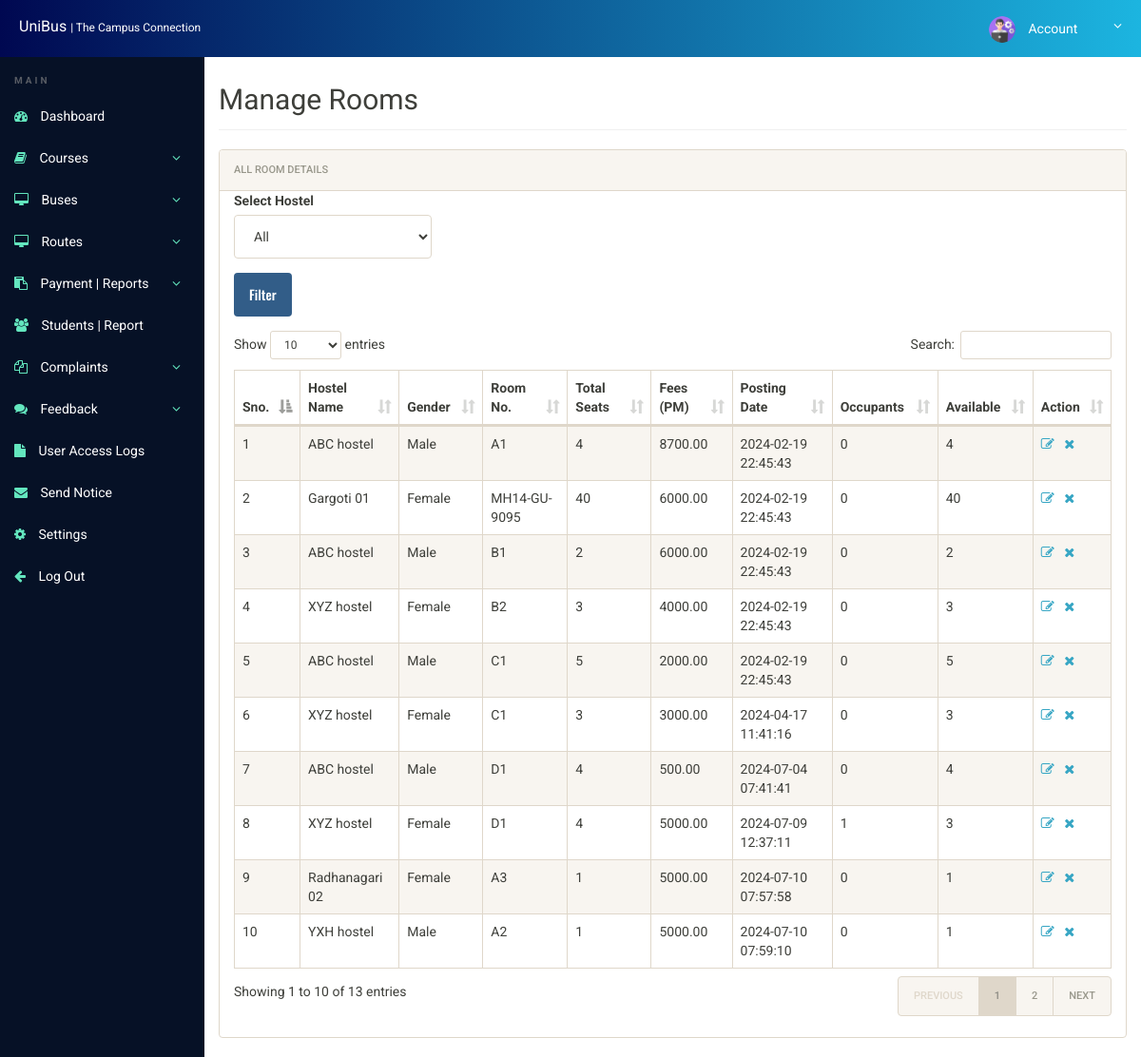
Screenshot of /admin/manage-rooms.php (signed in) with the database file from the repository.
### tables this page shows
CREATE TABLE `rooms` (
  `id` int(11) NOT NULL,
  `seater` int(11) DEFAULT NULL,
  `room_no` varchar(50) NOT NULL,
  `yearlyFees` decimal(15,2) NOT NULL,
  `halfyearlyAmount` decimal(15,2) DEFAULT NULL,
  `gender` varchar(255) NOT NULL,
  `posting_date` timestamp NULL DEFAULT current_timestamp(),
  `clgName` varchar(255) NOT NULL,
  `hostelName` varchar(255) NOT NULL,
  `seatsAvaibility` int(11) DEFAULT NULL,
  `occupiedSeats` int(11) DEFAULT NULL
);

### includes/enc.php (called while the page is built, shortened)
<?php
    function encrypt($password){
        $simple_string = $password;
        $ciphering = "AES-128-CTR";
        $options = 0;
        $encryption_iv = '1234567891011121';
        $encryption_key = "GeeksforGeeks";
        $encryption = openssl_encrypt($simple_string, $ciphering,
                    $encryption_key, $options, $encryption_iv);
        return $encryption;
    }
?>

### admin/manage-rooms.php (the view, shortened to what this page needs)
<?php
include('includes/config.php');
include('../includes/enc.php');
$hostel_filter = 'All';
?>
<!doctype html>
<html lang="en" class="no-js">
<head>
    <link rel="stylesheet" href="css/font-awesome.min.css">
    <link rel="stylesheet" href="css/bootstrap.min.css">
    <link rel="stylesheet" href="css/dataTables.bootstrap.min.css">
    <link rel="stylesheet" href="css/bootstrap-social.css">
    <link rel="stylesheet" href="css/bootstrap-select.css">
    <link rel="stylesheet" href="css/fileinput.min.css">
    <link rel="stylesheet" href="css/awesome-bootstrap-checkbox.css">
    <link rel="stylesheet" href="css/style.css">
</head>
<body>
    <?php include('includes/header.php');?>
    <div class="ts-main-content">
        <?php include('includes/sidebar.php');?>
        <div class="content-wrapper">
            <div class="container-fluid">
                <div class="row">
                    <div class="col-md-12">
                        <h2 class="page-title" style="margin-top: 4%">Manage Rooms</h2>
                        <div class="panel panel-default">
                            <div class="panel-heading">All Room Details</div>
                            <form method="post" action="">
                                <div class="row" style="margin: auto;">
                                    <div class="col-md-3">
                                        <div class="form-group">
                                            <label for="hostel_filter">Select Hostel</label>
                                            <select name="hostel_filter" id="hostel_filter" class="form-control">
                                                <option value="All" <?php echo ($hostel_filter == 'All') ? 'selected' : ''; ?>>All</option>
                                            </select>
                                        </div>
                                        <button type="submit" name="filter" class="btn btn-primary">Filter</button>
                                    </div>
                                </div>
                            </form>
                            <div class="panel-body">
                                <table id="zctb" class="display table table-striped table-bordered table-hover" cellspacing="0" width="100%">
                                    <thead>
                                        <tr>
                                            <th>Sno.</th>
                                            <th>Hostel Name</th>
                                            <th>Gender</th>
                                            <th>Room No.</th>
                                            <th>Total Seats</th>
                                            <th>Fees (PM)</th>
                                            <th>Posting Date</th>
                                            <th>Occupants</th>
                                            <th>Available</th>
                                            <th>Action</th>
                                        </tr>
                                    </thead>
                                    <tbody>
                                    <?php
                                    $query = "SELECT rm.*, COUNT(r.roomId) AS verified_count FROM registration r RIGHT JOIN rooms rm ON r.roomId = rm.id AND r.status = 'verified' ";
                                    $query .= " GROUP BY rm.id ORDER BY rm.id";
                                    $stmt = $mysqli->prepare($query);
                                    $stmt->execute();
                                    $res = $stmt->get_result();
                                    $cnt = 1;
                                    while ($row = $res->fetch_object()) {
                                        $available_seats = $row->seater - $row->verified_count;
                                    ?>
                                        <tr>
                                            <td><?php echo $cnt; ?></td>
                                            <td><?php echo $row->hostelName; ?></td>
                                            <td><?php echo ucfirst($row->gender); ?></td>
                                            <td><?php echo $row->room_no; ?></td>
                                            <td><?php echo $row->seater; ?></td>
                                            <td><?php echo $row->yearlyFees; ?></td>
                                            <td><?php echo $row->posting_date; ?></td>
                                            <td><?php echo $row->verified_count; ?></td>
                                            <td><?php echo $available_seats; ?></td>
                                            <td>
                                                <a href="edit-room.php?id=<?php echo encrypt($row->id); ?>"><i class="fa fa-edit"></i></a>&nbsp;&nbsp;
                                                <a href="manage-rooms.php?del=<?php echo encrypt($row->id); ?>" onclick="return confirm('Do you want to delete');"><i class="fa fa-close"></i></a>
                                            </td>
                                        </tr>
                                    <?php
                                        $cnt = $cnt + 1;
                                    }
                                    ?>
                                    </tbody>
                                </table>
                            </div>
                        </div>
                    </div>
                </div>
            </div>
        </div>
    </div>
</body>
</html>

### admin/css/style.css (style rules this page uses)
html { font-size: 14px; }
@media only screen and (min-width: 480px) { html { font-size: 17px; } }
@media only screen and (min-width: 768px) { html { font-size: 14px; } }
body { font-size: 1em; }
a { color: #37a6c4; }
.btn { font-family: 'Oswald', sans-serif; font-size: 14px; }
.panel { overflow: hidden; }
.btn { text-transform: none; }
.page-title { padding-bottom: 15px; margin-bottom: 20px; border-bottom: 1px solid #f0f0f0; }
.ts-main-content .content-wrapper { padding-top: 15px; margin-top: 35px; }
@media only screen and (min-width: 1200px) { .ts-main-content .content-wrapper { margin-left: 215px; } }
th, td { max-width: 120px; overflow-wrap: break-word; hyphens: auto; }

### rows the page displays
rooms: hostelName "ABC hostel", gender "Male", room_no "A1", seater "4", yearlyFees "8700.00", posting_date "2024-02-19 22:45:43", verified_count "0"
rooms: hostelName "Gargoti 01", gender "Female", room_no "MH14-GU-9095", seater "40", yearlyFees "6000.00", posting_date "2024-02-19 22:45:43", verified_count "0"
rooms: hostelName "ABC hostel", gender "Male", room_no "B1", seater "2", yearlyFees "6000.00", posting_date "2024-02-19 22:45:43", verified_count "0"
rooms: hostelName "XYZ hostel", gender "Female", room_no "B2", seater "3", yearlyFees "4000.00", posting_date "2024-02-19 22:45:43", verified_count "0"
rooms: hostelName "ABC hostel", gender "Male", room_no "C1", seater "5", yearlyFees "2000.00", posting_date "2024-02-19 22:45:43", verified_count "0"
rooms: hostelName "XYZ hostel", gender "Female", room_no "C1", seater "3", yearlyFees "3000.00", posting_date "2024-04-17 11:41:16", verified_count "0"
rooms: hostelName "ABC hostel", gender "Male", room_no "D1", seater "4", yearlyFees "500.00", posting_date "2024-07-04 07:41:41", verified_count "0"
rooms: hostelName "XYZ hostel", gender "Female", room_no "D1", seater "4", yearlyFees "5000.00", posting_date "2024-07-09 12:37:11", verified_count "1", available_seats "3"
rooms: hostelName "Radhanagari 02", gender "Female", room_no "A3", seater "1", yearlyFees "5000.00", posting_date "2024-07-10 07:57:58", verified_count "0"
rooms: hostelName "YXH hostel", gender "Male", room_no "A2", seater "1", yearlyFees "5000.00", posting_date "2024-07-10 07:59:10", verified_count "0"
